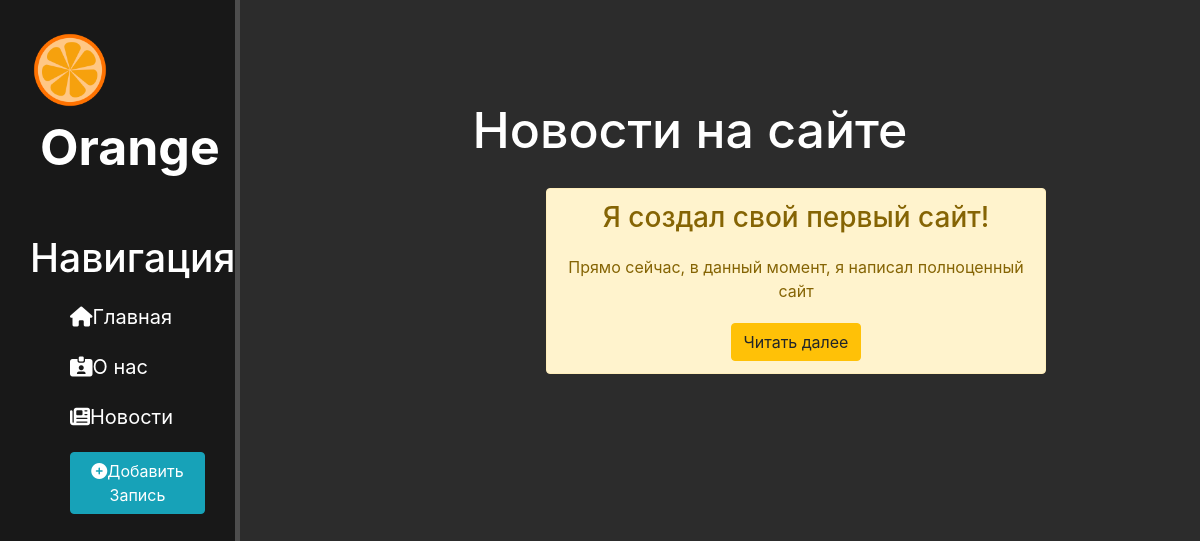
Page /news/ on the committed database.
### news/models.py (models this page shows, shortened)
class Articles(models.Model):
    title = models.CharField('Название', max_length=50)  # строки 6-9: поля БД
    intro = models.CharField('Анонс', max_length=250)
    full_text = models.TextField('Статья')
    date = models.DateTimeField('Дата публикации')
    class Meta:
        verbose_name = 'Новость'
        verbose_name_plural = 'Новости'

### news/views.py (the view)
# urls.py: path('', views.news_home, name='news_home'),
def news_home(request):
    news = Articles.objects.order_by('title')  # Подключение БД из models.py и 0001_initial.py
    return render(request, 'news/news_home.html', {'news': news})

### news/templates/news/news_home.html (shortened to what this page needs)
{% extends 'main/layout.html' %}
{% block content %}
    <div class="features">
        <h1>Новости на сайте</h1>
        {% if news %}
            {% for el in news %}
                <div class="alert alert-warning">
                    <h3>{{ el.title }}</h3>
                    <p>{{ el.intro }}</p>
                    <a href="{% url 'news_detail' el.id %}" class="btn btn-warning">Читать далее</a>
                </div>
            {% endfor %}
        {% else %}
            <p>Сегодня новостей нет :-(</p>
        {% endif %}
    </div>
{% endblock %}

### main/templates/main/layout.html (shortened to what this page needs)
{% load static %}
<!doctype html>
<html lang="ru">
<head>
    <link rel="stylesheet" href="https://stackpath.bootstrapcdn.com/bootstrap/4.5.2/css/bootstrap.min.css">
    <link rel="stylesheet" href="{% static 'main/css/main.css' %}">
</head>
<body>
    <aside class="panel">
        <img src="{% static 'main/img/orange.png' %}" alt="logo">
        <span class="logo">Orange</span>
        <h3>Навигация</h3>
        <ul>
            <a href="{% url 'home' %}"><li><i class="fas fa-home"></i>Главная</li></a>
            <a href="{% url 'about' %}"><li><i class="fas fa-id-card-alt"></i>О нас</li></a>
            <a href="{% url 'news_home' %}"><li><i class="fas fa-newspaper"></i>Новости</li></a>
            <a href="{% url 'create' %}"><li><button class="btn btn-info"><i class="fas fa-plus-circle"></i>Добавить Запись</button></li></a>
        </ul>
    </aside>
    <main>
        {% block content %}
        {% endblock %}
    </main>
</body>
</html>

### main/static/main/css/main.css (style rules this page uses)
body { background-color: #2c2c2c; }
aside { float: left; background: #181818; width: 20%; padding: 2.5%; height: 100vh; color: #fff; border-right: 5px solid #4d4d4d; }
aside img { width: 80px; float: left; }
aside .logo { font-size: 50px; margin-left: 10px; font-weight: bold; position: relative; }
aside h3 { margin-top: 50px; font-size: 39px; }
aside ul { list-style: none; }
a { font-size: 20px; }
aside ul li { color: white; display: block; margin-top: 20px; transition: transform .6s ease; }
main .features { float: left; color: #fff; margin-top: 100px; text-align: center; width: 75%; }
main .features h1 { font-size: 50px; }
main .features p { max-width: 600px; margin: 20px auto }
.alert-warning { float: left; clear: both; width: 500px; margin: 20px 34%; text-align: center; }

### rows in the picture
Articles: title "Я создал свой первый сайт!", intro "Прямо сейчас, в данный момент, я написал полноценный сайт"
